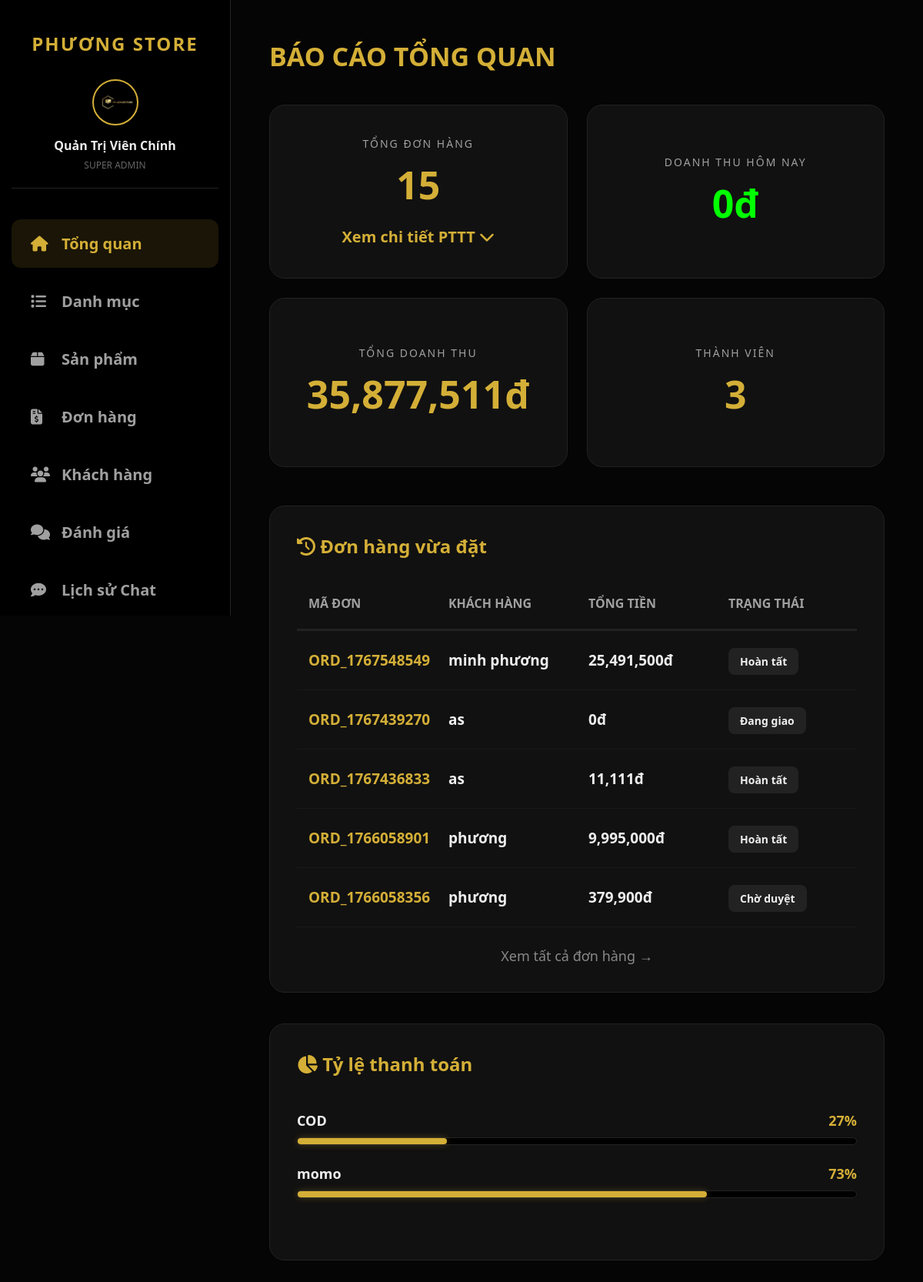
The page /index.php?ctrl=admin&act=dashboard (signed in) on the database its author committed.
### tables this page shows
CREATE TABLE IF NOT EXISTS `donhang` (
  `ma_don_hang` int NOT NULL AUTO_INCREMENT,
  `ma_don_hang_code` varchar(50) NOT NULL,
  `ma_khach_hang` int DEFAULT NULL,
  `ho_ten_nguoi_nhan` varchar(100) NOT NULL,
  `sdt_nguoi_nhan` varchar(20) NOT NULL,
  `ngay_dat` datetime DEFAULT CURRENT_TIMESTAMP,
  `tong_tien` decimal(15,0) NOT NULL,
  `pt_thanh_toan` varchar(50) DEFAULT NULL,
  `tt_thanh_toan` varchar(50) DEFAULT NULL,
  `tt_don_hang` varchar(50) DEFAULT NULL,
  `dia_chi_giao` text NOT NULL,
  `ghi_chu` text,
  `ma_gd_momo` varchar(100) DEFAULT NULL,
  `ly_do_huy` text,
  `ma_admin_duyet` int DEFAULT NULL,
  PRIMARY KEY (`ma_don_hang`),
  KEY `ma_khach_hang` (`ma_khach_hang`),
  KEY `ma_admin_duyet` (`ma_admin_duyet`)
);

### app/controllers/AdminController.php (called while the page is built, shortened)
<?php
require_once 'app/models/ProductModel.php';
require_once 'app/models/OrderModel.php';
class AdminController {
    private $productModel;
    private $orderModel;
    public function __construct() {
        $database = new Database();
        $db = $database->connect();
        $this->productModel = new ProductModel($db);
        $this->orderModel = new OrderModel();
    }
    public function dashboard() {
        $totalOrders = $this->productModel->getTotalOrders();
        $totalRevenue = $this->productModel->getTotalRevenue();
        $todayRevenue = $this->productModel->getTodayRevenue();
    $paymentStats = $this->productModel->getPaymentStats();
        $paymentStats = $this->productModel->getPaymentStats();
    $recentOrders = $this->orderModel->getAllOrders();
    $totalUsersCount = $this->orderModel->getAllUsersCount();
    $allUsers = array_fill(0, $totalUsersCount, null);
        require_once 'app/views/admin/index.php';
    }
}

### app/models/ProductModel.php (called while the page is built, shortened)
<?php
class ProductModel {
    private $db;
    public function __construct($db) {
        $this->db = $db;
    }
public function getTotalOrders() {
    return $this->db->query("SELECT COUNT(*) FROM donhang")->fetchColumn();
}
public function getTotalRevenue() {
    return $this->db->query("SELECT SUM(tong_tien) FROM donhang WHERE tt_thanh_toan = 'Đã thanh toán'")->fetchColumn();
}
public function getTodayRevenue() {
    $sql = "SELECT SUM(tong_tien) FROM donhang WHERE DATE(ngay_dat) = CURDATE() AND tt_thanh_toan = 'Đã thanh toán'";
    return $this->db->query($sql)->fetchColumn() ?: 0;
}
public function getPaymentStats() {
    $sql = "SELECT pt_thanh_toan, COUNT(*) as so_luong FROM donhang GROUP BY pt_thanh_toan";
    return $this->db->query($sql)->fetchAll(PDO::FETCH_ASSOC);
}
}

### app/models/OrderModel.php (called while the page is built, shortened)
<?php
require_once 'app/config/db.php';
class OrderModel {
    private $conn;
    public function __construct() {
        $db = new Database();
        $this->conn = $db->connect();
    }
    public function getAllOrders() {
        $sql = "SELECT * FROM donhang ORDER BY ngay_dat DESC";
        return $this->conn->query($sql)->fetchAll(PDO::FETCH_ASSOC);
    }
    public function getAllUsersCount() {
        $sql = "SELECT COUNT(*) as total FROM khachhang";
        $res = $this->conn->query($sql)->fetch(PDO::FETCH_ASSOC);
        return $res['total'] ?? 0;
    }
}

### app/config/db.php (called while the page is built, shortened)
<?php
class Database {
    private $host = "localhost";
    private $db_name = "phuongstore";
    private $username = "root";
    private $password = "";
    public function connect() {
        $this->conn = null;
        try {
            $this->conn = new PDO("mysql:host=" . $this->host . ";dbname=" . $this->db_name, $this->username, $this->password);
            $this->conn->setAttribute(PDO::ATTR_ERRMODE, PDO::ERRMODE_EXCEPTION);
            $this->conn->exec("set names utf8mb4");
        } catch(PDOException $e) {
            echo "Lỗi kết nối: " . $e->getMessage();
        }
        return $this->conn;
    }
}

### app/views/admin/index.php (the view, shortened to what this page needs)
<!DOCTYPE html>
<html lang="vi">
<head>
    <link rel="stylesheet" href="https://cdnjs.cloudflare.com/ajax/libs/font-awesome/6.4.0/css/all.min.css">
    <link rel="stylesheet" href="public/css/admin.css">
</head>
<body class="admin-body">
<?php include 'sidebar.php'; ?>
<main class="main-content-admin">
    <section class="admin-section active">
        <h1>Báo cáo tổng quan</h1>
        <div class="stat-grid">
            <div class="stat-card">
                <small>Tổng đơn hàng</small>
                <h2><?= $totalOrders ?></h2>
                <div onclick="togglePaymentDetail()" style="cursor:pointer; color:var(--primary); font-weight:bold; margin-top:20px; font-size:20px;">
                    Xem chi tiết PTTT <i class="fa-solid fa-chevron-down" id="arrow-icon"></i>
                </div>
            </div>
            <div class="stat-card">
                <small>Doanh thu hôm nay</small>
                <h2 style="color:#00ff00;"><?= number_format($todayRevenue) ?>đ</h2>
            </div>
            <div class="stat-card">
                <small>Tổng doanh thu</small>
                <h2 style="color:var(--primary);"><?= number_format($totalRevenue) ?>đ</h2>
            </div>
            <div class="stat-card">
                <small>Thành viên</small>
                <h2><?= count($allUsers) ?></h2>
            </div>
        </div>
        <div class="dashboard-grid">
            <div class="cat-card">
                <div style="font-size:24px; font-weight:800; color:var(--primary); margin-bottom:25px;">
                    <i class="fa-solid fa-clock-rotate-left"></i> Đơn hàng vừa đặt
                </div>
                <table class="table-admin order-table">
                    <thead>
                        <tr>
                            <th>Mã đơn</th>
                            <th>Khách hàng</th>
                            <th>Tổng tiền</th>
                            <th>Trạng thái</th>
                        </tr>
                    </thead>
                    <tbody>
                        <?php foreach (array_slice($recentOrders, 0, 5) as $ro): ?>
                        <tr>
                            <td style="color:var(--primary); font-weight:bold;"><?= $ro['ma_don_hang_code'] ?></td>
                            <td style="font-weight:600;"><?= htmlspecialchars($ro['ho_ten_nguoi_nhan']) ?></td>
                            <td style="font-weight:900;"><?= number_format($ro['tong_tien']) ?>đ</td>
                            <td>
                                <span style="background:#222; padding:8px 15px; border-radius:8px; font-weight:bold; font-size:14px;">
                                    <?= $ro['tt_don_hang'] ?>
                                </span>
                            </td>
                        </tr>
                        <?php endforeach; ?>
                    </tbody>
                </table>
                <a href="index.php?ctrl=admin&act=manage_orders" style="display:block; text-align:center; margin-top:25px; font-size:18px; color:#888; text-decoration:none;">Xem tất cả đơn hàng →</a>
            </div>
            <div class="cat-card">
                <div style="font-size:24px; font-weight:800; color:var(--primary); margin-bottom:25px;">
                    <i class="fa-solid fa-chart-pie"></i> Tỷ lệ thanh toán
                </div>
                <div style="padding: 20px 0;">
                    <?php foreach ($paymentStats as $ps): ?>
                        <div style="margin-bottom:25px;">
                            <div style="display:flex; justify-content:space-between; font-size:18px; margin-bottom:10px; font-weight:600;">
                                <span><?= $ps['pt_thanh_toan'] ?></span>
                                <span style="color:var(--primary);"><?= round(($ps['so_luong'] / max(1, $totalOrders)) * 100) ?>%</span>
                            </div>
                            <div style="width:100%; height:10px; background:#000; border-radius:10px; border:1px solid #222;">
                                <div style="width:<?= ($ps['so_luong'] / max(1, $totalOrders)) * 100 ?>%; height:100%; background:var(--primary); border-radius:10px; box-shadow: 0 0 10px rgba(212,175,55,0.3);"></div>
                            </div>
                        </div>
                    <?php endforeach; ?>
                </div>
            </div>
        </div>
    </section>
</main>
</body>
</html>

### public/css/admin.css (style rules this page uses)
:root { --primary: #d4af37; --bg-dark: #050505; --bg-card: #111111; --text-main: #eeeeee; --text-muted: #a0a0a0; --border: #222222; --sidebar-width: 300px; }
* { margin: 0; padding: 0; box-sizing: border-box; font-family: 'Segoe UI', sans-serif; }
body.admin-body { background-color: var(--bg-dark); color: var(--text-main); display: flex; min-height: 100vh; font-size: 18px; }
.main-content-admin { margin-left: var(--sidebar-width); padding: 50px; width: calc(100% - var(--sidebar-width)); }
h1 { font-size: 34px; font-weight: 800; color: var(--primary); text-transform: uppercase; margin-bottom: 40px; }
.stat-grid { display: grid; grid-template-columns: repeat(auto-fit, minmax(320px, 1fr)); gap: 25px; margin-bottom: 50px; }
.stat-card { background: var(--bg-card); padding: 40px 20px; border-radius: 20px; border: 1px solid var(--border); text-align: center; min-height: 220px; display: flex; flex-direction: column; justify-content: center; }
.stat-card h2 { font-size: 50px; color: var(--primary); font-weight: 900; margin-top: 10px; overflow-wrap: break-word; }
.stat-card small { font-size: 14px; text-transform: uppercase; letter-spacing: 2px; color: var(--text-muted); }
.cat-card { background: var(--bg-card); border-radius: 20px; padding: 35px; margin-bottom: 40px; border: 1px solid var(--border); }
.table-admin { width: 100%; border-collapse: collapse; table-layout: fixed; }
.table-admin th { padding: 22px 15px; font-size: 16px; color: var(--text-muted); text-transform: uppercase; border-bottom: 3px solid var(--border); text-align: left; }
.table-admin td { padding: 25px 15px; font-size: 19px; border-bottom: 1px solid #1a1a1a; vertical-align: middle; }

### rows shown on the page
donhang: ma_don_hang_code "ORD_1767548549", ho_ten_nguoi_nhan "minh phương", tong_tien "25,491,500", tt_don_hang "Hoàn tất"
donhang: ma_don_hang_code "ORD_1767439270", ho_ten_nguoi_nhan "as", tong_tien "0", tt_don_hang "Đang giao"
donhang: ma_don_hang_code "ORD_1767436833", ho_ten_nguoi_nhan "as", tong_tien "11,111", tt_don_hang "Hoàn tất"
donhang: ma_don_hang_code "ORD_1766058901", ho_ten_nguoi_nhan "phương", tong_tien "9,995,000", tt_don_hang "Hoàn tất"
donhang: ma_don_hang_code "ORD_1766058356", ho_ten_nguoi_nhan "phương", tong_tien "379,900", tt_don_hang "Chờ duyệt"

### other values the page prints
$_SESSION['admin_name'] "Quản Trị Viên Chính"
$totalOrders "15"
$todayRevenue "0"
$totalRevenue "35,877,511"
count($allUsers) "3"
$ps['pt_thanh_toan'] "COD"
$ps['pt_thanh_toan'] "momo"
